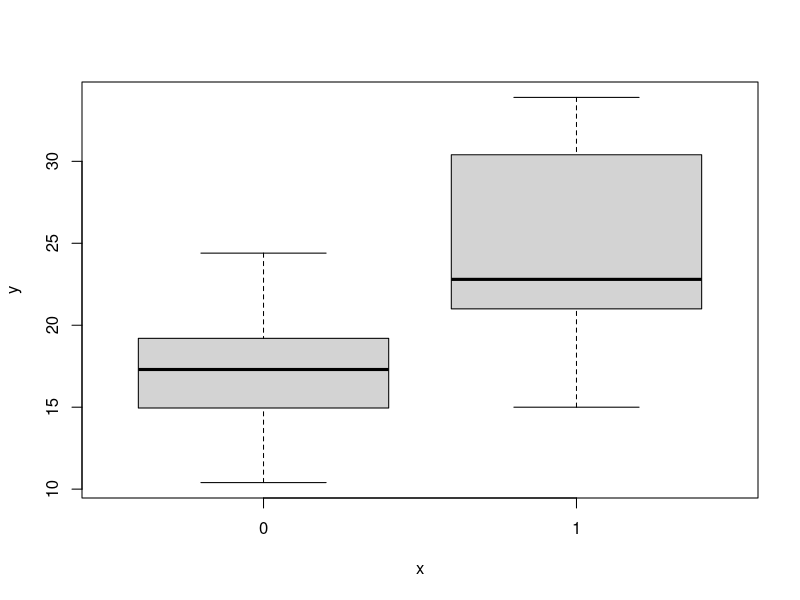
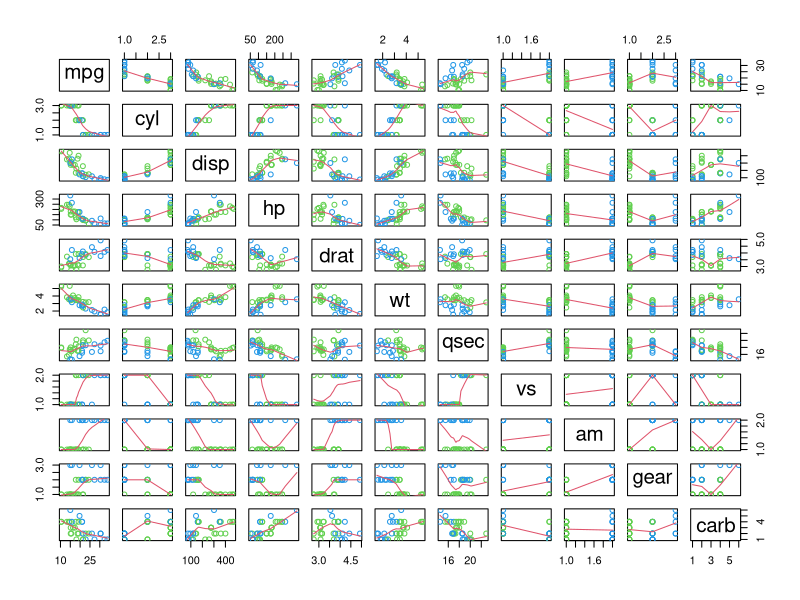
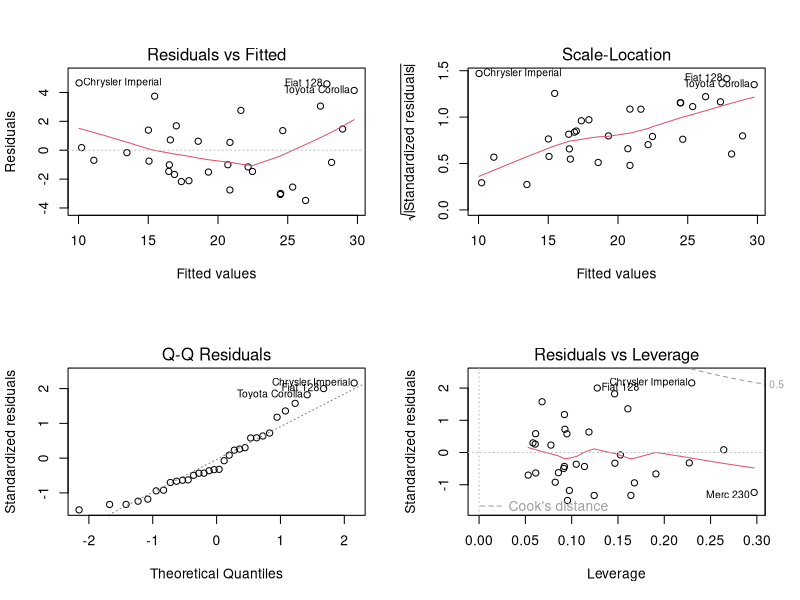

Write R code to recreate these figures, in order. (Note: this script raises an error after producing the figures.)
data(mtcars)

mtcars[,c(2,8:11)] <- lapply(mtcars[,c(2,8:11)], as.factor)

plot(mtcars$am, mtcars$mpg)
pairs(mtcars, panel = panel.smooth, col = 3 + (mtcars$am == 1))
cor(mtcars[sapply(mtcars, is.numeric)])

summary(lm(mpg ~ ., data = mtcars))$adj.r.squared
summary(lm(mpg ~ am, data = mtcars))$adj.r.squared

summary(lm(mpg ~ . - cyl - gear - carb - vs - disp - drat - hp, data = mtcars))

mdl <- lm(mpg ~ . - cyl - gear - carb - vs - disp - drat - hp, data = mtcars)

## residual diagnostics
par(mfcol = c(2,2))
plot(mdl)

sort(rstandard(mdl), decreasing = T)[1:4]

sort(hatvalues(mdl), decreasing = TRUE)[1:4]

sort(dfbetas(mdl)[,5], decreasing = T)[1:4]

press <- resid(mdl) / (1 - hatvalues(mdl))
sort(press, decreasing = T)[1:4]

mtcars[rownames(mtcars) %in% c("Chrysler Imperial", "Fiat 128", "Toyota Corolla"),]
